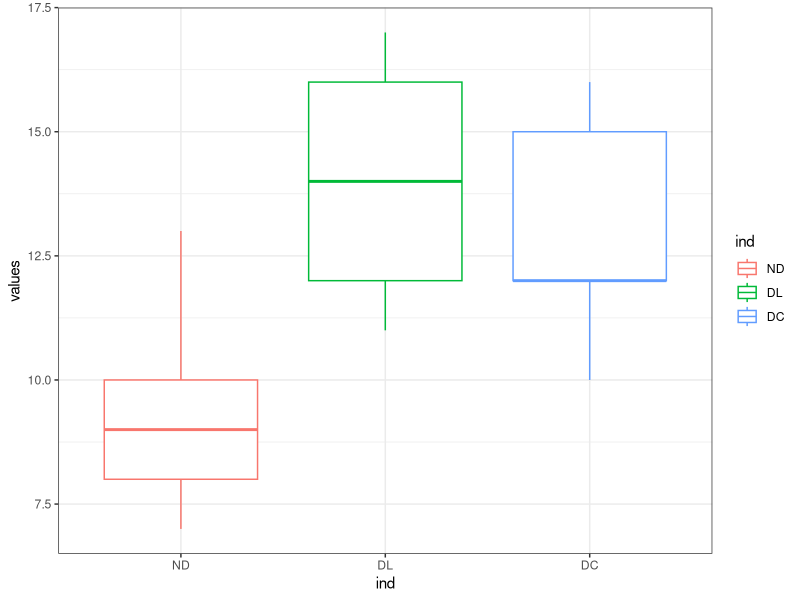
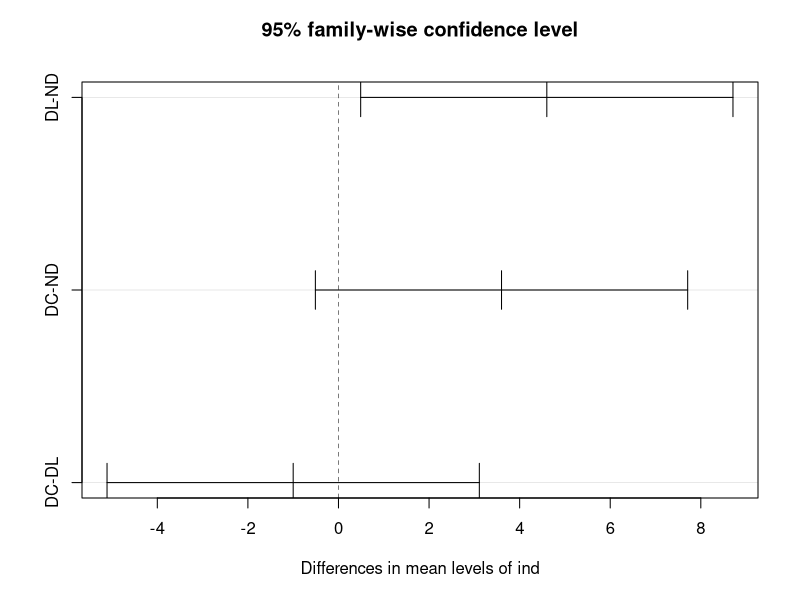

Source code (R) for these figures, in order:
library(ggplot2)
#poner bien el f-value
#poner la muestra adecuada 
#valores que no estan con NA
#comentario en boxplot
#conclusion



#hipotesis
# H_0:\mu_1=\mu_2=\mu_3=0 \quad vs \quad
# H_a \text{Al menos una diferente de cero}

#Datos
tabla <- matrix(
  c(8,7,9,13,10,
    14,16,12,17,11,
    10,12,16,15,12), nrow = 5
)
colnames(tabla) <- c("ND","DL","DC")
tabla
alpha <- 0.05
grupos <- 3
muestras <- 15
df1 <- grupos -1  
df2 <- muestras - grupos
fa <- qf(alpha,df1,df2,lower.tail = FALSE)
fa

data <- data.frame(tabla)
data <- stack(data)
data

#Graficos
ggplot(data=data,aes(x=ind,y=values,color=ind))+
  geom_boxplot()+
  theme_bw()

#Comentario: se sospecha que el grupo ND tiene una diferencia significativa en su media.

#Funcion de anova
anova_data <- aov(values~ind,data=data)
anova_data
summary(anova_data)

#pvalor
pvalor <- pf(4.933,df1,df2,lower.tail = FALSE)
pvalor
if(pvalor<alpha){
  print("Se rechaza H_0, hay al menos una media diferente de 0")
  print("Se debe proceder a la siguiente fase")
}else{
  print("No se rechaza H_0")
}

#Identificar los grupos con media diferente de cero
intervalos <- TukeyHSD(anova_data,conf.level = 1-alpha)
intervalos

plot(intervalos)

#conclusion, la diferencia significativa ocurre con el grupo DL y ND.
